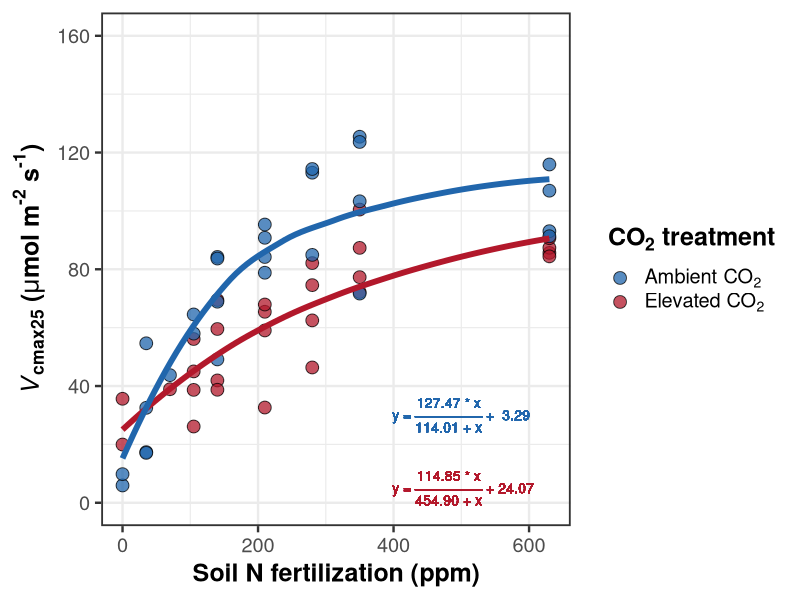
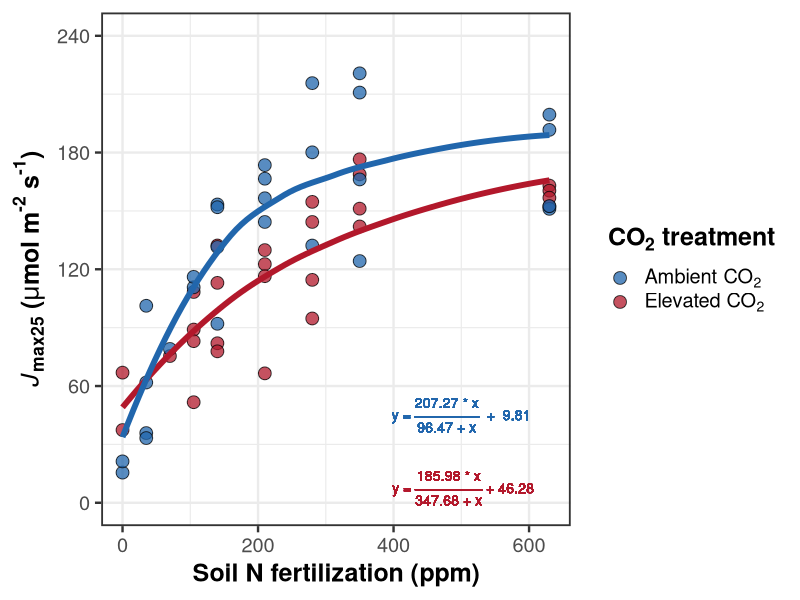

Reproduce these figures in R, in order.
## ---- chunk 1
knitr::opts_chunk$set(echo = TRUE)
## ---- chunk 2
# Libraries
library(tidyverse)
library(nlme)
library(emmeans)
library(ggpubr)

# Load data set. Ensure that N fertilization is numeric and filter data such that all uninoculated plants where 
# nodule biomass:root biomass is greater than 0.05 g/g are removed
df <- read.csv("data/NxCO2xI_data.csv") %>%
  mutate(n.trt = as.numeric(n.trt)) %>%
  filter(inoc == "inoc" | (inoc == "no.inoc" & nod.root.ratio < 0.05))
## ---- chunk 3
# Create regression to explain nonlinear saturating Vcmax response to fertilization. 
# Note that model uses data collected from only uninoculated individuals grown under elevated CO2
vcmax.nls.elv <- nls(formula = vcmax25 ~ a + ((b * n.trt) / (c + n.trt)),
                     start = list(a = 24, b = 114, c = 454),
                     data = subset(df, inoc == "no.inoc" & co2 == "elv"))

# Inspect nonlinear model fit for plants grown under elevated CO2
vcmax.nls.elv

# Create regression to explain nonlinear saturating Vcmax response to fertilization. 
# Note that model uses data collected from only uninoculated individuals grown under ambient CO2
vcmax.nls.amb <- nls(formula = vcmax25 ~ a + ((b * n.trt) / (c + n.trt)),
                     start = list(a = 3, b = 127, c = 114),
                     data = subset(df, inoc == "no.inoc" & co2 == "amb"))

# Inspect nonlinear model fit for plants grown under ambient CO2
vcmax.nls.amb
## ---- chunk 4
# Elevated CO2 predictions
vcmax.nls.elv.pred <- data.frame(
  emmeans(vcmax.nls.elv, ~1, "n.trt",
          at = list(n.trt = seq(0, 630, 1)),
          data = subset(df, inoc == "no.inoc" & co2 == "elv")))
head(vcmax.nls.elv.pred)

# Ambient CO2 predictions
vcmax.nls.amb.pred <- data.frame(
  emmeans(vcmax.nls.amb, ~1, "n.trt",
          at = list(n.trt = seq(0, 630, 1)),
          data = subset(df, inoc == "no.inoc" & co2 == "amb")))
head(vcmax.nls.elv.pred)
## ---- chunk 5
vcmax25.plot <- ggplot(data = subset(df, inoc == "no.inoc"), 
                       aes(x = n.trt, y = vcmax25)) +
  geom_point(aes(fill = co2), 
             alpha = 0.75, size = 4, shape = 21) +
  geom_smooth(data = vcmax.nls.elv.pred, 
              aes(y = emmean), color = "#b2182b",
              linewidth = 2, se = FALSE) +
# geom_ribbon(data = vcmax.nls.elv.pred, 
#             aes(y = emmean, ymax = asymp.UCL, ymin = asymp.LCL),
#             fill = "#b2182b", alpha = 0.25) +
  geom_smooth(data = vcmax.nls.amb.pred, 
              aes(y = emmean), color = "#2166ac",
              linewidth = 2, se = FALSE) +
# geom_ribbon(data = vcmax.nls.amb.pred, 
#             aes(y = emmean, ymax = asymp.UCL, ymin = asymp.LCL),
#             fill = "#2166ac", alpha = 0.25) +  
  geom_text(aes(500, 5, label = (paste(expression(" y = "*frac("114.85 * x", "454.90 + x")*" + 24.07")))),
                parse = TRUE, size = 3.5, color = "#b2182b") +
  geom_text(aes(500, 30, label = (paste(expression("y = "*frac("127.47 * x", "114.01 + x")*" +  3.29")))),
            parse = TRUE, size = 3.5, color = "#2166ac") +
  scale_fill_manual(values = c("#2166ac", "#b2182b"),
                     labels = c(expression("Ambient CO"["2"]),
                                expression("Elevated CO"["2"]))) +
  scale_y_continuous(limits = c(0, 160), breaks = seq(0, 160, 40)) +
  labs(x = "Soil N fertilization (ppm)",
       y = expression(bold(italic("V")["cmax25"]*" ("*mu*"mol m"^"-2"*" s"^"-1"*")")),
       fill = expression(bold("CO"["2"]*" treatment"))) +
  theme_bw(base_size = 18) +
  theme(legend.title = element_text(face = "bold"),
        axis.title = element_text(face = "bold"),
        panel.border = element_rect(linewidth = 1.25),
        legend.text.align = 0)
vcmax25.plot
## ---- chunk 6
# Create regression to explain nonlinear saturating Jmax response to fertilization 
# Note that model uses data collected from only uninoculated individuals grown under elevated CO2
jmax.nls.elv <- nls(formula = jmax25 ~ a + ((b * n.trt) / (c + n.trt)),
                    start = list(a = 46, b = 185, c = 347),
                    data = subset(df, inoc == "no.inoc" & co2 == "elv"))

# Inspect model fit
jmax.nls.elv

# Create regression to explain nonlinear saturating Jmax response to fertilization 
# Note that model uses data collected from only uninoculated individuals grown under ambient CO2
jmax.nls.amb <- nls(formula = jmax25 ~ a + ((b * n.trt) / (c + n.trt)),
                    start = list(a = 9, b = 207, c = 96),
                    data = subset(df, inoc == "no.inoc" & co2 == "amb"))

# Inspect model fit
jmax.nls.amb
## ---- chunk 7
# Elevated CO2 predictions
jmax.nls.elv.pred <- data.frame(
  emmeans(jmax.nls.elv, ~1, "n.trt",
          at = list(n.trt = seq(0, 630, 1)),
          data = subset(df, inoc == "no.inoc" & co2 == "elv")))
head(jmax.nls.elv.pred)

# Ambient CO2 predictions
jmax.nls.amb.pred <- data.frame(
  emmeans(jmax.nls.amb, ~1, "n.trt",
          at = list(n.trt = seq(0, 630, 1)),
          data = subset(df, inoc == "no.inoc" & co2 == "amb")))
head(jmax.nls.amb.pred)
## ---- chunk 8
jmax25.plot <- ggplot(data = subset(df, inoc == "no.inoc"),
                      aes(x = n.trt, y = jmax25)) +
  geom_point(aes(fill = co2), 
             alpha = 0.75, size = 4, shape = 21) +
  geom_smooth(data = jmax.nls.elv.pred, 
              aes(y = emmean), color = "#b2182b", 
              linewidth = 2, se = FALSE) +
# geom_ribbon(data = jmax.nls.elv.pred, 
#             aes(y = emmean, ymax = asymp.UCL, ymin = asymp.LCL),
#             fill = "#b2182b", alpha = 0.25) +
  geom_smooth(data = jmax.nls.amb.pred, 
              aes(y = emmean), color = "#2166ac", 
              linewidth = 2, se = FALSE) +
# geom_ribbon(data = jmax.nls.amb.pred, 
#             aes(y = emmean, ymax = asymp.UCL, ymin = asymp.LCL),
#             fill = "#2166ac", alpha = 0.25) +
  geom_text(aes(500, 7.5, label=(paste(expression(" y = "*frac("185.98 * x", "347.68 + x")*" + 46.28")))),
            parse = TRUE, size = 3.5, color = "#b2182b") +
  geom_text(aes(500, 45, label=(paste(expression("y = "*frac("207.27 * x", "96.47 + x")*"  +  9.81")))),
            parse = TRUE, size = 3.5, color = "#2166ac") +
  scale_fill_manual(values = c("#2166ac", "#b2182b"),
                    labels = c(expression("Ambient CO"["2"]),
                               expression("Elevated CO"["2"]))) +
  scale_y_continuous(limits = c(0, 240), breaks = seq(0, 240, 60)) +
  labs(x = "Soil N fertilization (ppm)",
       y = expression(bold(italic("J")["max25"]*" ("*mu*"mol m"^"-2"*" s"^"-1"*")")),
       fill = expression(bold("CO"["2"]*" treatment"))) +
  theme_bw(base_size = 18) +
  theme(legend.title = element_text(face = "bold"),
        axis.title = element_text(face = "bold"),
        panel.border = element_rect(linewidth = 1.25),
        legend.text.align = 0)
jmax25.plot
